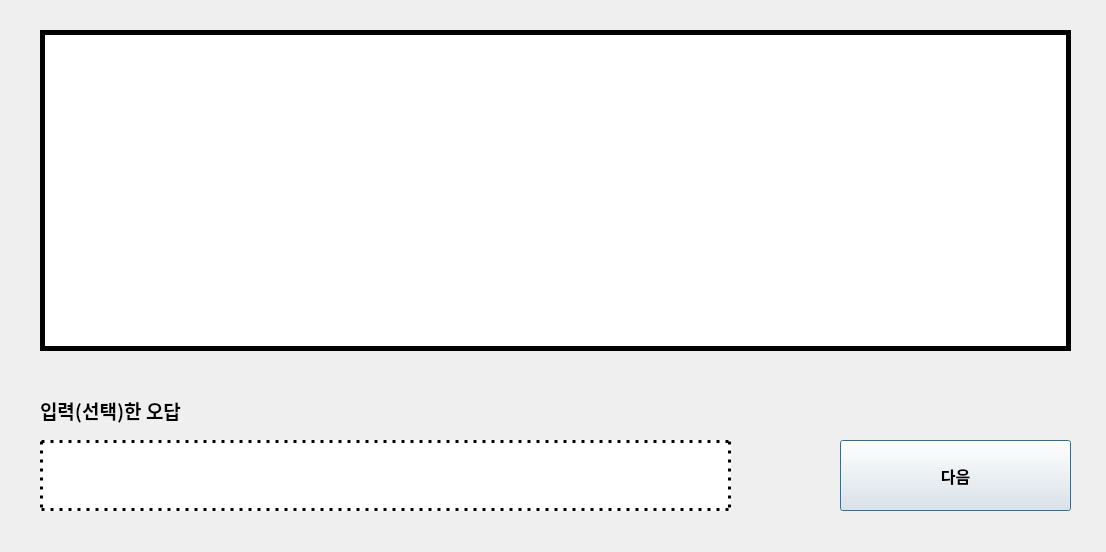
<?xml version="1.0" encoding="UTF-8"?>
<ui version="4.0">
 <class>Dialog</class>
 <widget class="QDialog" name="Dialog">
  <property name="geometry">
   <rect>
    <x>0</x>
    <y>0</y>
    <width>1106</width>
    <height>552</height>
   </rect>
  </property>
  <property name="windowTitle">
   <string>오답 점검</string>
  </property>
  <widget class="QLabel" name="label3">
   <property name="geometry">
    <rect>
     <x>40</x>
     <y>390</y>
     <width>201</width>
     <height>41</height>
    </rect>
   </property>
   <property name="font">
    <font>
     <family>맑은 고딕</family>
     <pointsize>14</pointsize>
     <weight>75</weight>
     <bold>true</bold>
    </font>
   </property>
   <property name="styleSheet">
    <string notr="true">color: &quot;red&quot;;</string>
   </property>
   <property name="text">
    <string>입력(선택)한 오답</string>
   </property>
  </widget>
  <widget class="QLabel" name="label1">
   <property name="geometry">
    <rect>
     <x>40</x>
     <y>30</y>
     <width>1031</width>
     <height>321</height>
    </rect>
   </property>
   <property name="font">
    <font>
     <family>맑은 고딕</family>
     <pointsize>16</pointsize>
     <weight>50</weight>
     <bold>false</bold>
    </font>
   </property>
   <property name="autoFillBackground">
    <bool>false</bool>
   </property>
   <property name="styleSheet">
    <string notr="true">background-color: #FFFFFF;
border-style: solid;
border-width: 5px;</string>
   </property>
   <property name="text">
    <string/>
   </property>
   <property name="scaledContents">
    <bool>false</bool>
   </property>
   <property name="alignment">
    <set>Qt::AlignCenter</set>
   </property>
   <property name="wordWrap">
    <bool>false</bool>
   </property>
  </widget>
  <widget class="QLabel" name="label2">
   <property name="geometry">
    <rect>
     <x>40</x>
     <y>440</y>
     <width>691</width>
     <height>71</height>
    </rect>
   </property>
   <property name="font">
    <font>
     <family>맑은 고딕</family>
     <pointsize>16</pointsize>
     <weight>50</weight>
     <bold>false</bold>
    </font>
   </property>
   <property name="autoFillBackground">
    <bool>false</bool>
   </property>
   <property name="styleSheet">
    <string notr="true">background-color: #FFFFFF;
border-style: dotted;
border-width: 3px;</string>
   </property>
   <property name="text">
    <string/>
   </property>
   <property name="scaledContents">
    <bool>false</bool>
   </property>
   <property name="alignment">
    <set>Qt::AlignCenter</set>
   </property>
   <property name="wordWrap">
    <bool>false</bool>
   </property>
  </widget>
  <widget class="QPushButton" name="btn">
   <property name="geometry">
    <rect>
     <x>840</x>
     <y>440</y>
     <width>231</width>
     <height>71</height>
    </rect>
   </property>
   <property name="font">
    <font>
     <family>맑은 고딕</family>
     <pointsize>12</pointsize>
     <weight>75</weight>
     <bold>true</bold>
    </font>
   </property>
   <property name="text">
    <string>다음</string>
   </property>
  </widget>
 </widget>
 <resources/>
 <connections/>
</ui>
